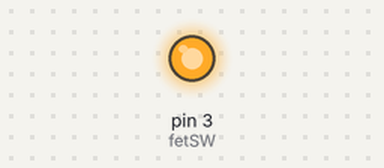
Recording of a sketch running on a simulated Arduino Uno, built with avr-gcc and run on an emulated ATmega328P. Parts: output pins drawn as LEDs (lit = HIGH).

Above: at 0.1 s.
Timing chart, 0 to 1.6 s (numbered marks = the images above):
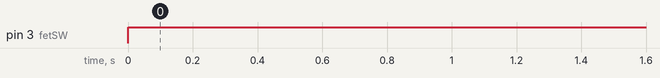

The sketch:

digital_out.ino
```cpp
int fetSW = 3;


void setup() {
  pinMode(fetSW, OUTPUT);
}

void loop() {

  digitalWrite(fetSW, HIGH);

}
```

Measured:
- by itself, pin 3 (fetSW): LOW → HIGH at 0.00 s
